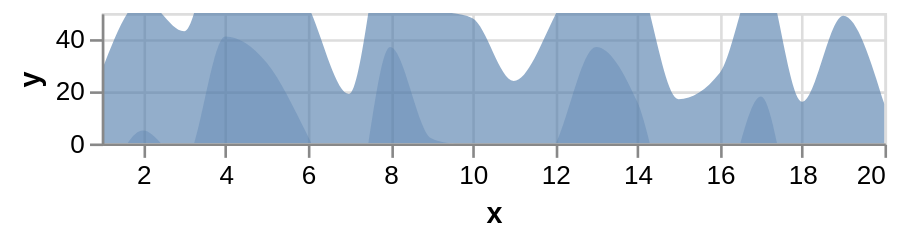

Vega-Lite specification stored for this chart:
### Vega specification from a JSON file in a GitHub repository (floating-point values rounded to 4 significant figures)
{"$schema": "https://vega.github.io/schema/vega/v5.json", "description": "Horizon Graph with 2 layers. (See https://idl.cs.washington.edu/papers/horizon/ for more details on Horizon Graphs.)", "autosize": "pad", "padding": 5, "width": 300, "height": 50, "style": "cell", "data": [{"name": "source_0", "values": [{"x": 1, "y": 28}, {"x": 2, "y": 55}, {"x": 3, "y": 43}, {"x": 4, "y": 91}, {"x": 5, "y": 81}, {"x": 6, "y": 53}, {"x": 7, "y": 19}, {"x": 8, "y": 87}, {"x": 9, "y": 52}, {"x": 10, "y": 48}, {"x": 11, "y": 24}, {"x": 12, "y": 49}, {"x": 13, "y": 87}, {"x": 14, "y": 66}, {"x": 15, "y": 17}, {"x": 16, "y": 27}, {"x": 17, "y": 68}, {"x": 18, "y": 16}, {"x": 19, "y": 49}, {"x": 20, "y": 15}]}, {"name": "data_1", "source": "source_0", "transform": [{"type": "formula", "expr": "datum.y - 50", "as": "ny"}]}], "marks": [{"name": "layer_0_marks", "type": "area", "clip": true, "style": ["area"], "sort": {"field": "datum[\"x\"]", "order": "descending"}, "from": {"data": "source_0"}, "encode": {"update": {"orient": {"value": "vertical"}, "fill": {"value": "#4c78a8"}, "opacity": {"value": 0.6}, "tooltip": {"signal": "{\"x\": format(datum[\"x\"], \"\"), \"y\": format(datum[\"y\"], \"\")}"}, "x": {"scale": "x", "field": "x"}, "y": {"scale": "y", "field": "y"}, "y2": {"scale": "y", "value": 0}, "defined": {"signal": "datum[\"x\"] !== null && !isNaN(datum[\"x\"]) && datum[\"y\"] !== null && !isNaN(datum[\"y\"])"}}}}, {"name": "layer_1_marks", "type": "area", "clip": true, "style": ["area"], "sort": {"field": "datum[\"x\"]", "order": "descending"}, "from": {"data": "data_1"}, "encode": {"update": {"orient": {"value": "vertical"}, "fill": {"value": "#4c78a8"}, "opacity": {"value": 0.3}, "tooltip": {"signal": "{\"x\": format(datum[\"x\"], \"\"), \"y\": format(datum[\"ny\"], \"\")}"}, "x": {"scale": "x", "field": "x"}, "y": {"scale": "y", "field": "ny"}, "y2": {"scale": "y", "value": 0}, "defined": {"signal": "datum[\"x\"] !== null && !isNaN(datum[\"x\"]) && datum[\"ny\"] !== null && !isNaN(datum[\"ny\"])"}}}}], "scales": [{"name": "x", "type": "linear", "domain": {"fields": [{"data": "source_0", "field": "x"}, {"data": "data_1", "field": "x"}]}, "range": [0, {"signal": "width"}], "nice": false, "zero": false}, {"name": "y", "type": "linear", "domain": [0, 50], "range": [{"signal": "height"}, 0], "nice": true, "zero": true}], "axes": [{"scale": "x", "orient": "bottom", "grid": false, "title": "x", "labelFlush": true, "labelOverlap": true, "tickCount": {"signal": "ceil(width/40)"}, "zindex": 1}, {"scale": "x", "orient": "bottom", "gridScale": "y", "grid": true, "tickCount": {"signal": "ceil(width/40)"}, "domain": false, "labels": false, "maxExtent": 0, "minExtent": 0, "ticks": false, "zindex": 0}, {"scale": "y", "orient": "left", "grid": false, "title": "y", "labelOverlap": true, "tickCount": {"signal": "ceil(height/40)"}, "zindex": 1}, {"scale": "y", "orient": "left", "gridScale": "x", "grid": true, "tickCount": {"signal": "ceil(height/40)"}, "domain": false, "labels": false, "maxExtent": 0, "minExtent": 0, "ticks": false, "zindex": 0}], "config": {"style": {"area": {"interpolate": "monotone"}}}}
